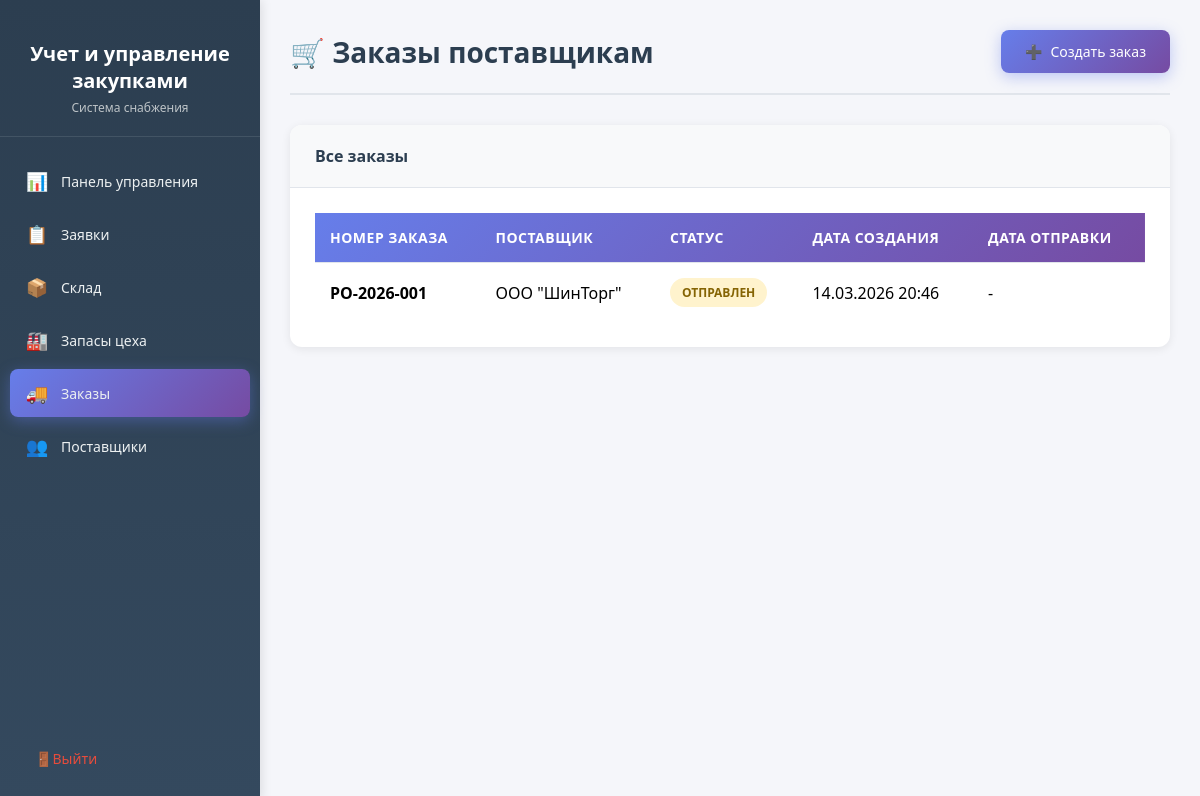
Screenshot of /orders/ (signed in) with the database file from the repository.
### procurement/models.py (models this page shows, shortened)
class PurchaseOrder(models.Model):
    class Status(models.TextChoices):
        DRAFT = 'draft', 'Черновик'
        SENT = 'sent', 'Отправлен'
        CONFIRMED = 'confirmed', 'Подтвержден'
        PARTIAL = 'partial', 'Частично исполнен'
        COMPLETED = 'completed', 'Исполнен'
        CANCELLED = 'cancelled', 'Отменен'
    STATUS_CHOICES = Status.choices
    order_number = models.CharField(max_length=20, unique=True, verbose_name="Номер заказа", editable=False)
    supplier = models.ForeignKey(
        Supplier,
        on_delete=models.PROTECT,
        related_name='orders',
        verbose_name="Поставщик"
    )
    status = models.CharField(
        max_length=20,
        choices=STATUS_CHOICES,
        default=Status.SENT,
        verbose_name="Статус"
    )
    request = models.ForeignKey(
        PurchaseRequest,
        on_delete=models.SET_NULL,
        null=True,
        related_name='orders',
        verbose_name="Заявка-основание"
    )
    total_amount = models.DecimalField(
        max_digits=12,
        decimal_places=2,
        default=0,
        verbose_name="Общая сумма"
    )
    email_sent = models.BooleanField(default=False, verbose_name="Отправлен по email")
    email_sent_at = models.DateTimeField(null=True, blank=True, verbose_name="Дата отправки email")
    comment = models.TextField(blank=True, verbose_name="Комментарий")
    created_at = models.DateTimeField(auto_now_add=True, verbose_name="Дата создания")
    updated_at = models.DateTimeField(auto_now=True, verbose_name="Дата обновления")
    created_by = models.ForeignKey(
        User,
        on_delete=models.SET_NULL,
        null=True,
        related_name='procurement_created_orders',
        verbose_name="Создал"
    )
    class Meta:
        verbose_name = "Заказ поставщику"
        verbose_name_plural = "Заказы поставщикам"
        ordering = ['-created_at']

class Supplier(models.Model):
    name = models.CharField(max_length=200, verbose_name="Название поставщика")
    email = models.EmailField(verbose_name="Email")
    phone = models.CharField(max_length=20, blank=True, verbose_name="Телефон")
    address = models.TextField(blank=True, verbose_name="Адрес")
    contact_person = models.CharField(max_length=100, blank=True, verbose_name="Контактное лицо")
    is_active = models.BooleanField(default=True, verbose_name="Активен")
    created_at = models.DateTimeField(auto_now_add=True, verbose_name="Дата добавления")
    class Meta:
        verbose_name = "Поставщик"
        verbose_name_plural = "Поставщики"
        ordering = ['name']

### core/views.py (the view)
# urls.py: path('orders/', orders, name='orders'),
@login_required
def orders(request):
    orders_list = PurchaseOrder.objects.all().select_related('supplier', 'created_by').order_by('-created_at')
    suppliers_list = Supplier.objects.filter(is_active=True).order_by('name')
    context = {
        'orders': orders_list,
        'suppliers': suppliers_list,
        'user': request.user,
    }
    return render(request, 'procurement/orders.html', context)

### templates/procurement/orders.html (shortened to what this page needs)
<!DOCTYPE html>
<html lang="ru">
<head>
</head>
<body>
    <aside class="sidebar">
        <div class="sidebar-header">
            <h2>Учет и управление закупками</h2>
            <p>Система снабжения</p>
        </div>
        <ul class="sidebar-menu">
            <li>
                <a href="{% url 'dashboard' %}">
                    <span class="menu-icon">📊</span>
                    <span>Панель управления</span>
                </a>
            </li>
            <li>
                <a href="{% url 'requests' %}">
                    <span class="menu-icon">📋</span>
                    <span>Заявки</span>
                </a>
            </li>
            <li>
                <a href="{% url 'warehouse' %}">
                    <span class="menu-icon">📦</span>
                    <span>Склад</span>
                </a>
            </li>
            <li>
                <a href="{% url 'workshop_stock' %}">
                    <span class="menu-icon">🏭</span>
                    <span>Запасы цеха</span>
                </a>
            </li>
            <li>
                <a href="{% url 'orders' %}" class="active">
                    <span class="menu-icon">🚚</span>
                    <span>Заказы</span>
                </a>
            </li>
            <li>
                <a href="{% url 'suppliers' %}">
                    <span class="menu-icon">👥</span>
                    <span>Поставщики</span>
                </a>
            </li>
        </ul>
        <div class="sidebar-footer">
            <a href="{% url 'logout' %}" class="logout-btn">
                <span class="menu-icon">🚪</span>
                <span>Выйти</span>
            </a>
        </div>
    </aside>
    <main class="main-content">
        <div class="page-header">
            <h1 class="page-title">🛒 Заказы поставщикам</h1>
            <a href="{% url 'create_order' %}" class="btn btn-primary">
                <span>➕</span> Создать заказ
            </a>
        </div>
        <div class="card">
            <div class="card-header">
                Все заказы
            </div>
            <div class="card-body">
                {% if orders %}
                <div class="table-responsive">
                    <table>
                        <thead>
                            <tr>
                                <th>Номер заказа</th>
                                <th>Поставщик</th>
                                <th>Статус</th>
                                <th>Дата создания</th>
                                <th>Дата отправки</th>
                            </tr>
                        </thead>
                        <tbody>
                            {% for order in orders %}
                            <tr>
                                <td><strong>{{ order.order_number }}</strong></td>
                                <td>{{ order.supplier.name }}</td>
                                <td>
                                    <span class="status-badge status-{{ order.status }}">
                                        {{ order.get_status_display }}
                                    </span>
                                </td>
                                <td>{{ order.created_at|date:"d.m.Y H:i" }}</td>
                                <td>
                                    {% if order.sent_at %}
                                        {{ order.sent_at|date:"d.m.Y H:i" }}
                                    {% else %}
                                        -
                                    {% endif %}
                                </td>
                            </tr>
                            {% endfor %}
                        </tbody>
                    </table>
                </div>
                {% endif %}
            </div>
        </div>
    </main>
</body>
</html>

### templates/procurement/orders.html (style rules this page uses)
* { margin: 0; padding: 0; box-sizing: border-box; }
body { font-family: 'Segoe UI', Tahoma, Geneva, Verdana, sans-serif; background: #f5f6fa; min-height: 100vh; display: flex; }
.sidebar { width: 260px; background: linear-gradient(180deg, #2c3e50 0%, #34495e 100%); min-height: 100vh; position: fixed; left: 0; top: 0; padding: 20px 0; box-shadow: 2px 0 10px rgba(0,0,0,0.1); }
.sidebar-header { padding: 20px; text-align: center; border-bottom: 1px solid rgba(255,255,255,0.1); margin-bottom: 20px; }
.sidebar-header h2 { color: white; font-size: 20px; margin-bottom: 5px; }
.sidebar-header p { color: #bdc3c7; font-size: 12px; }
.sidebar-menu { list-style: none; padding: 0 10px; }
.sidebar-menu li { margin-bottom: 5px; }
.sidebar-menu a { display: flex; align-items: center; padding: 12px 15px; color: #ecf0f1; text-decoration: none; border-radius: 8px; transition: all 0.3s ease; font-size: 14px; }
.sidebar-menu a.active { background: linear-gradient(135deg, #667eea 0%, #764ba2 100%); box-shadow: 0 4px 15px rgba(102, 126, 234, 0.4); }
.sidebar-menu .menu-icon { margin-right: 12px; font-size: 18px; width: 24px; text-align: center; }
.sidebar-footer { position: absolute; bottom: 20px; width: 100%; padding: 0 20px; }
.logout-btn { display: flex; align-items: center; padding: 12px 15px; color: #e74c3c; text-decoration: none; border-radius: 8px; transition: all 0.3s ease; font-size: 14px; }
.main-content { flex: 1; margin-left: 260px; padding: 30px; }
.page-header { display: flex; justify-content: space-between; align-items: center; margin-bottom: 30px; padding-bottom: 20px; border-bottom: 2px solid #e1e5eb; }
.page-title { font-size: 28px; color: #2c3e50; font-weight: 600; }
.btn { display: inline-flex; align-items: center; padding: 12px 24px; border-radius: 8px; text-decoration: none; font-weight: 500; transition: all 0.3s ease; cursor: pointer; border: none; font-size: 14px; }
.btn-primary { background: linear-gradient(135deg, #667eea 0%, #764ba2 100%); color: white; box-shadow: 0 4px 15px rgba(102, 126, 234, 0.4); }
.btn span { margin-right: 8px; }
.card { background: white; border-radius: 12px; box-shadow: 0 2px 10px rgba(0,0,0,0.08); overflow: hidden; margin-bottom: 20px; }
.card-header { padding: 20px 25px; background: #f8f9fa; border-bottom: 1px solid #e1e5eb; font-weight: 600; color: #2c3e50; font-size: 16px; }
.card-body { padding: 25px; }
.table-responsive { overflow-x: auto; }
table { width: 100%; border-collapse: collapse; }
thead { background: linear-gradient(135deg, #667eea 0%, #764ba2 100%); color: white; }
th, td { padding: 15px; text-align: left; border-bottom: 1px solid #e1e5eb; }
th { font-weight: 600; font-size: 14px; text-transform: uppercase; letter-spacing: 0.5px; }
tbody tr { transition: all 0.2s ease; }
tbody tr:last-child td { border-bottom: none; }
.status-badge { display: inline-block; padding: 6px 12px; border-radius: 20px; font-size: 12px; font-weight: 600; text-transform: uppercase; }
.status-sent { background: #fff3cd; color: #856404; }

### rows the page displays
PurchaseOrder: order_number "PO-2026-001", supplier.name "ООО \"ШинТорг\"", status "ОТПРАВЛЕН", created_at "14.03.2026 20:46"
